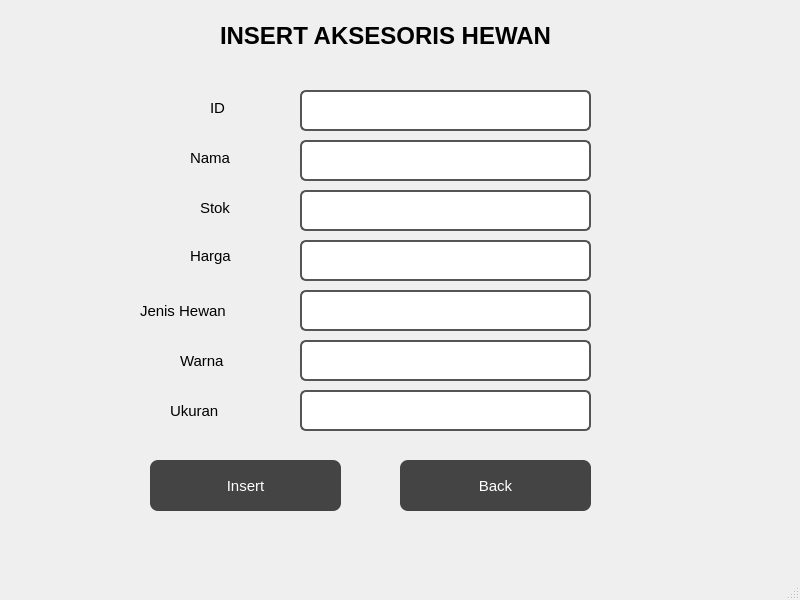
<?xml version="1.0" encoding="UTF-8"?>
<ui version="4.0">
 <class>MainWindow</class>
 <widget class="QMainWindow" name="MainWindow">
  <property name="geometry">
   <rect>
    <x>0</x>
    <y>0</y>
    <width>800</width>
    <height>600</height>
   </rect>
  </property>
  <property name="windowTitle">
   <string>MainWindow</string>
  </property>
  <widget class="QWidget" name="centralwidget">
   <widget class="QPushButton" name="pushButton">
    <property name="geometry">
     <rect>
      <x>150</x>
      <y>460</y>
      <width>191</width>
      <height>51</height>
     </rect>
    </property>
    <property name="font">
     <font>
      <pointsize>11</pointsize>
     </font>
    </property>
    <property name="styleSheet">
     <string notr="true">QPushButton {
    background-color: #444444;
    color: white;
    border-radius: 8px;
    padding: 6px 12px;
}

QPushButton:hover {
    background-color: #333333;
}

QPushButton:pressed {
    background-color: #222222;
}</string>
    </property>
    <property name="text">
     <string>Insert</string>
    </property>
   </widget>
   <widget class="QLineEdit" name="lineEdit_2">
    <property name="geometry">
     <rect>
      <x>300</x>
      <y>140</y>
      <width>291</width>
      <height>41</height>
     </rect>
    </property>
    <property name="font">
     <font>
      <pointsize>12</pointsize>
     </font>
    </property>
    <property name="styleSheet">
     <string notr="true">QLineEdit {
    background-color: #FFFFFF;
    color: #333333;
    border: 2px solid #555555;
    border-radius: 6px;
    padding: 4px;
}

QLineEdit:focus {
    border: 2px solid #333333;
}</string>
    </property>
   </widget>
   <widget class="QLineEdit" name="lineEdit_4">
    <property name="geometry">
     <rect>
      <x>300</x>
      <y>240</y>
      <width>291</width>
      <height>41</height>
     </rect>
    </property>
    <property name="font">
     <font>
      <pointsize>12</pointsize>
     </font>
    </property>
    <property name="styleSheet">
     <string notr="true">QLineEdit {
    background-color: #FFFFFF;
    color: #333333;
    border: 2px solid #555555;
    border-radius: 6px;
    padding: 4px;
}

QLineEdit:focus {
    border: 2px solid #333333;
}</string>
    </property>
   </widget>
   <widget class="QLabel" name="label_3">
    <property name="geometry">
     <rect>
      <x>190</x>
      <y>150</y>
      <width>55</width>
      <height>16</height>
     </rect>
    </property>
    <property name="font">
     <font>
      <pointsize>11</pointsize>
     </font>
    </property>
    <property name="text">
     <string>Nama</string>
    </property>
   </widget>
   <widget class="QPushButton" name="pushButton_2">
    <property name="geometry">
     <rect>
      <x>400</x>
      <y>460</y>
      <width>191</width>
      <height>51</height>
     </rect>
    </property>
    <property name="font">
     <font>
      <pointsize>11</pointsize>
     </font>
    </property>
    <property name="styleSheet">
     <string notr="true">QPushButton {
    background-color: #444444;
    color: white;
    border-radius: 8px;
    padding: 6px 12px;
}

QPushButton:hover {
    background-color: #333333;
}

QPushButton:pressed {
    background-color: #222222;
}</string>
    </property>
    <property name="text">
     <string>Back</string>
    </property>
   </widget>
   <widget class="QLineEdit" name="lineEdit_5">
    <property name="geometry">
     <rect>
      <x>300</x>
      <y>290</y>
      <width>291</width>
      <height>41</height>
     </rect>
    </property>
    <property name="font">
     <font>
      <pointsize>12</pointsize>
     </font>
    </property>
    <property name="styleSheet">
     <string notr="true">QLineEdit {
    background-color: #FFFFFF;
    color: #333333;
    border: 2px solid #555555;
    border-radius: 6px;
    padding: 4px;
}

QLineEdit:focus {
    border: 2px solid #333333;
}</string>
    </property>
   </widget>
   <widget class="QLineEdit" name="lineEdit_7">
    <property name="geometry">
     <rect>
      <x>300</x>
      <y>390</y>
      <width>291</width>
      <height>41</height>
     </rect>
    </property>
    <property name="font">
     <font>
      <pointsize>12</pointsize>
     </font>
    </property>
    <property name="styleSheet">
     <string notr="true">QLineEdit {
    background-color: #FFFFFF;
    color: #333333;
    border: 2px solid #555555;
    border-radius: 6px;
    padding: 4px;
}

QLineEdit:focus {
    border: 2px solid #333333;
}</string>
    </property>
   </widget>
   <widget class="QLabel" name="label_4">
    <property name="geometry">
     <rect>
      <x>200</x>
      <y>200</y>
      <width>55</width>
      <height>16</height>
     </rect>
    </property>
    <property name="font">
     <font>
      <pointsize>11</pointsize>
     </font>
    </property>
    <property name="text">
     <string>Stok</string>
    </property>
   </widget>
   <widget class="QLabel" name="label_6">
    <property name="geometry">
     <rect>
      <x>140</x>
      <y>290</y>
      <width>101</width>
      <height>41</height>
     </rect>
    </property>
    <property name="font">
     <font>
      <pointsize>11</pointsize>
     </font>
    </property>
    <property name="text">
     <string>Jenis Hewan</string>
    </property>
   </widget>
   <widget class="QLineEdit" name="lineEdit">
    <property name="geometry">
     <rect>
      <x>300</x>
      <y>90</y>
      <width>291</width>
      <height>41</height>
     </rect>
    </property>
    <property name="font">
     <font>
      <pointsize>12</pointsize>
     </font>
    </property>
    <property name="styleSheet">
     <string notr="true">QLineEdit {
    background-color: #FFFFFF;
    color: #333333;
    border: 2px solid #555555;
    border-radius: 6px;
    padding: 4px;
}

QLineEdit:focus {
    border: 2px solid #333333;
}</string>
    </property>
   </widget>
   <widget class="QLabel" name="label">
    <property name="geometry">
     <rect>
      <x>220</x>
      <y>10</y>
      <width>471</width>
      <height>51</height>
     </rect>
    </property>
    <property name="font">
     <font>
      <pointsize>18</pointsize>
      <weight>75</weight>
      <bold>true</bold>
     </font>
    </property>
    <property name="text">
     <string>INSERT AKSESORIS HEWAN</string>
    </property>
   </widget>
   <widget class="QLineEdit" name="lineEdit_3">
    <property name="geometry">
     <rect>
      <x>300</x>
      <y>190</y>
      <width>291</width>
      <height>41</height>
     </rect>
    </property>
    <property name="font">
     <font>
      <pointsize>12</pointsize>
     </font>
    </property>
    <property name="styleSheet">
     <string notr="true">QLineEdit {
    background-color: #FFFFFF;
    color: #333333;
    border: 2px solid #555555;
    border-radius: 6px;
    padding: 4px;
}

QLineEdit:focus {
    border: 2px solid #333333;
}</string>
    </property>
   </widget>
   <widget class="QLabel" name="label_7">
    <property name="geometry">
     <rect>
      <x>180</x>
      <y>340</y>
      <width>101</width>
      <height>41</height>
     </rect>
    </property>
    <property name="font">
     <font>
      <pointsize>11</pointsize>
     </font>
    </property>
    <property name="text">
     <string>Warna</string>
    </property>
   </widget>
   <widget class="QLabel" name="label_8">
    <property name="geometry">
     <rect>
      <x>170</x>
      <y>390</y>
      <width>121</width>
      <height>41</height>
     </rect>
    </property>
    <property name="font">
     <font>
      <pointsize>11</pointsize>
     </font>
    </property>
    <property name="text">
     <string>Ukuran</string>
    </property>
   </widget>
   <widget class="QLabel" name="label_2">
    <property name="geometry">
     <rect>
      <x>210</x>
      <y>100</y>
      <width>55</width>
      <height>16</height>
     </rect>
    </property>
    <property name="font">
     <font>
      <pointsize>11</pointsize>
     </font>
    </property>
    <property name="text">
     <string>ID</string>
    </property>
   </widget>
   <widget class="QLineEdit" name="lineEdit_6">
    <property name="geometry">
     <rect>
      <x>300</x>
      <y>340</y>
      <width>291</width>
      <height>41</height>
     </rect>
    </property>
    <property name="font">
     <font>
      <pointsize>12</pointsize>
     </font>
    </property>
    <property name="styleSheet">
     <string notr="true">QLineEdit {
    background-color: #FFFFFF;
    color: #333333;
    border: 2px solid #555555;
    border-radius: 6px;
    padding: 4px;
}

QLineEdit:focus {
    border: 2px solid #333333;
}</string>
    </property>
   </widget>
   <widget class="QLabel" name="label_5">
    <property name="geometry">
     <rect>
      <x>190</x>
      <y>240</y>
      <width>51</width>
      <height>31</height>
     </rect>
    </property>
    <property name="font">
     <font>
      <pointsize>11</pointsize>
     </font>
    </property>
    <property name="text">
     <string>Harga</string>
    </property>
   </widget>
  </widget>
  <widget class="QMenuBar" name="menubar">
   <property name="geometry">
    <rect>
     <x>0</x>
     <y>0</y>
     <width>800</width>
     <height>26</height>
    </rect>
   </property>
  </widget>
  <widget class="QStatusBar" name="statusbar"/>
 </widget>
 <resources/>
 <connections/>
</ui>
